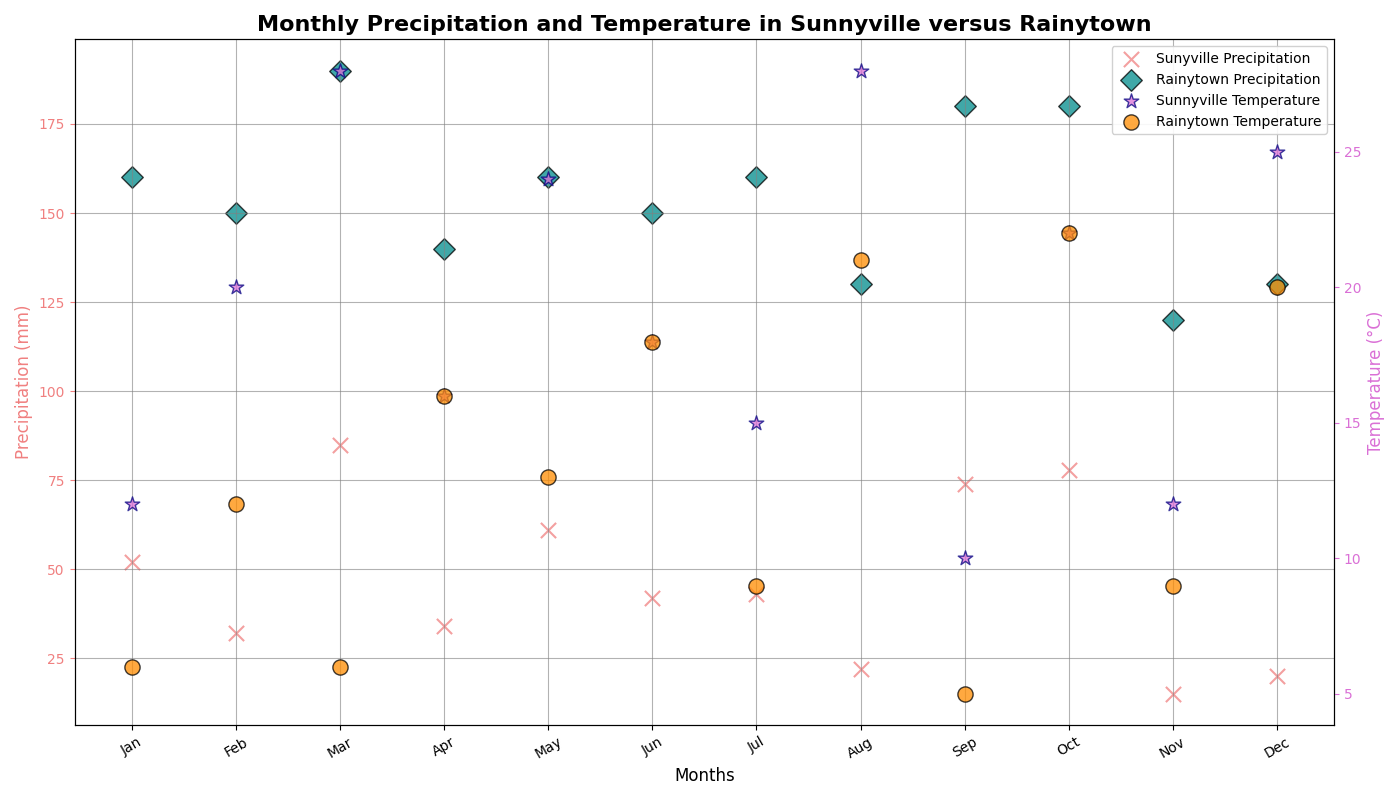

Reproduce this figure in Python.
import matplotlib.pyplot as plt
import numpy as np

months = np.array(['Jan', 'Feb', 'Mar', 'Apr', 'May', 'Jun', 'Jul', 'Aug', 'Sep', 'Oct', 'Nov', 'Dec'])
precipitation_sunnyville = np.array([52, 32, 85, 34, 61, 42, 43, 22, 74, 78, 15, 20])
precipitation_rainytown = np.array([160, 150, 190, 140, 160, 150, 160, 130, 180, 180, 120, 130])
temperature_sunnyville = np.array([12, 20, 28, 16, 24, 18, 15, 28, 10, 22, 12, 25])
temperature_rainytown = np.array([6, 12, 6, 16, 13, 18, 9, 21, 5, 22, 9, 20])

fig, ax1 = plt.subplots(figsize=(14, 8))

# Shuffled color assignments
scatter1 = ax1.scatter(months, precipitation_sunnyville, color='lightcoral', marker='x', s=120, edgecolors='brown', label='Sunyville Precipitation')
scatter2 = ax1.scatter(months, precipitation_rainytown, color='darkcyan', marker='D', s=120, edgecolors='black', label='Rainytown Precipitation')

ax2 = ax1.twinx()
scatter3 = ax2.scatter(months, temperature_sunnyville, color='orchid', marker='*', s=120, edgecolors='navy', label='Sunnyville Temperature')
scatter4 = ax2.scatter(months, temperature_rainytown, color='darkorange', marker='o', s=120, edgecolors='black', label='Rainytown Temperature')

ax1.set_title("Monthly Precipitation and Temperature in Sunnyville versus Rainytown", fontsize=16, fontweight='bold')
ax1.set_xlabel("Months", fontsize=12)
ax1.set_ylabel("Precipitation (mm)", fontsize=12, color='lightcoral')
ax2.set_ylabel("Temperature (°C)", fontsize=12, color='orchid')

ax1.grid(True, linestyle='-', color='gray', alpha=0.6)
ax1.set_xticks(np.arange(len(months)))
ax1.set_xticklabels(months)
ax1.tick_params(axis='x', colors='black', rotation=30)
ax1.tick_params(axis='y', colors='lightcoral')
ax2.tick_params(axis='y', colors='orchid')

scatter1.set_alpha(0.75)
scatter2.set_alpha(0.75)
scatter3.set_alpha(0.75)
scatter4.set_alpha(0.75)

handles1, labels1 = ax1.get_legend_handles_labels()
handles2, labels2 = ax2.get_legend_handles_labels()
ax1.legend(handles1 + handles2, labels1 + labels2, loc='best', fontsize=10, frameon=True, framealpha=0.9)

plt.tight_layout()
plt.show()
